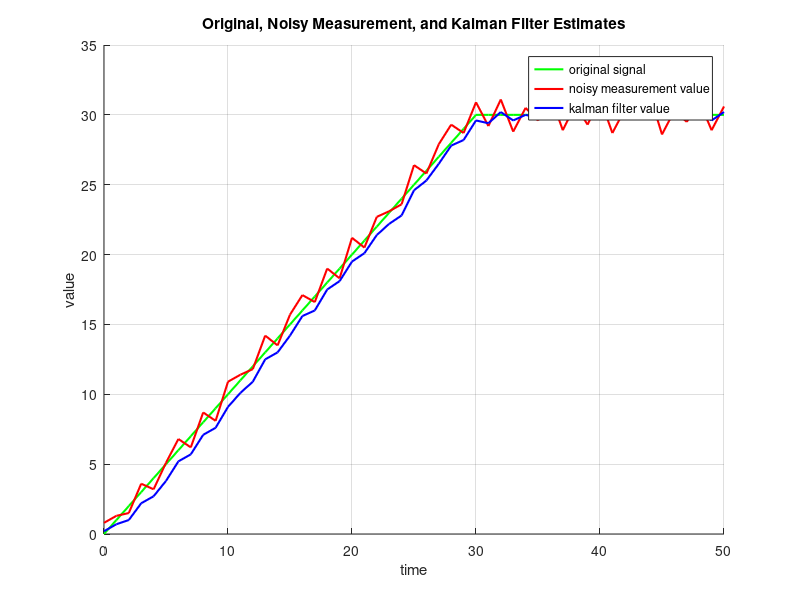

MATLAB code for this plot:
function plot_signals()
    % Define Kalman filter output
    kf = [0.2, 0.7, 1.0, 2.2, 2.7, 3.8, 5.2, 5.7, 7.1, 7.6,...
          9.1, 10.1, 10.9, 12.5, 13.0, 14.2, 15.6, 16.0, 17.5, 18.1,...
          19.5, 20.1, 21.4, 22.2, 22.8, 24.6, 25.3, 26.5, 27.8, 28.2,...
          29.6, 29.4, 30.2, 29.6, 30.0, 29.8, 30.5, 29.8, 30.3, 30.0,...
          30.5, 29.7, 30.0, 29.8, 30.6, 29.7, 30.0, 29.7, 30.3, 29.6,...
          30.2]';

    % Define true signal
    true = [0 1 2 3 4 5 6 7 8 9 10 11 12 13 14 15 16 17 18 19 ...
            20 21 22 23 24 25 26 27 28 29 30 ...
            30 30 30 30 30 30 30 30 30 30 30 30 30 30 30 30 30 30 ...
            30 30 30 30 30 30 30 30 30 30 30 30 30 30]';

    % Define noisy measurements
    noisy = [0.8 1.3 1.5 3.6 3.2 5.1 6.8 6.2 8.7 8.1 10.9 11.4 11.8 14.2 13.5 ...
             15.7 17.1 16.6 19.0 18.3 21.2 20.5 22.7 23.1 23.6 26.4 25.8 27.9 ...
             29.3 28.7 30.9 29.2 31.1 28.8 30.5 29.6 31.4 28.9 30.7 29.3 31.2 ...
             28.7 30.4 29.8 31.5 28.6 30.3 29.5 31.0 28.9 30.6 29.7 31.3 28.8 ...
             30.2 29.4 31.1 28.7 30.5 29.6 30.2]';

    % Align lengths
    n = min([numel(kf), numel(true), numel(noisy)]);
    kf    = kf(1:n);
    true  = true(1:n);
    noisy = noisy(1:n);

    % Time vector
    t = (0:n-1)';

    % Plot signals
    figure;
    hold on;
    plot(t, true, '-g', 'LineWidth', 1.5, 'DisplayName', 'original signal');
    plot(t, noisy, '-r', 'LineWidth', 1.5, 'DisplayName', 'noisy measurement value');
    plot(t, kf, '-b', 'LineWidth', 1.5, 'DisplayName', 'kalman filter value');
    hold off;

    xlabel('time');
    ylabel('value');
    title('Original, Noisy Measurement, and Kalman Filter Estimates');
    legend('Location','best');
    grid on;
end
